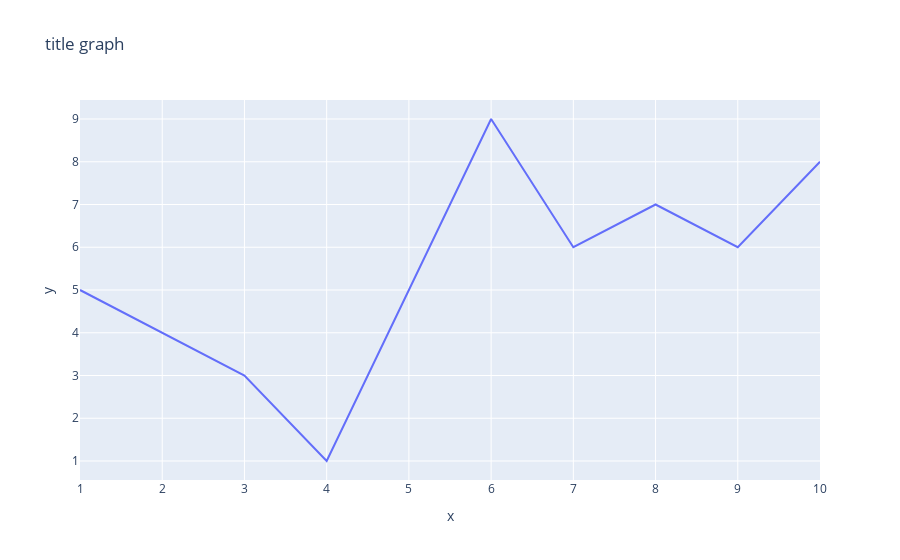

The cell this chart's notebook holds for it:
### Code cell
import plotly.express as px

x=[1,2,3,4,5,6,7,8,9,10]
y=[5,4,3,1,5,9,6,7,6,8]
fig = px.line(x=x,y=y, title="title graph")
fig.show()

### Figure 1 — Plotly figure (JSON) as saved in the notebook; plotly's stock layout.template omitted (floating-point values rounded to 4 significant figures)
{"data": [{"hovertemplate": "x=%{x}<br>y=%{y}<extra></extra>", "legendgroup": "", "line": {"color": "#636efa", "dash": "solid"}, "marker": {"symbol": "circle"}, "mode": "lines", "name": "", "orientation": "v", "showlegend": false, "type": "scatter", "x": [1, 2, 3, 4, 5, 6, 7, 8, 9, 10], "xaxis": "x", "y": [5, 4, 3, 1, 5, 9, 6, 7, 6, 8], "yaxis": "y"}], "layout": {"legend": {"tracegroupgap": 0}, "title": {"text": "title graph"}, "xaxis": {"anchor": "y", "domain": [0, 1], "title": {"text": "x"}}, "yaxis": {"anchor": "x", "domain": [0, 1], "title": {"text": "y"}}}}
